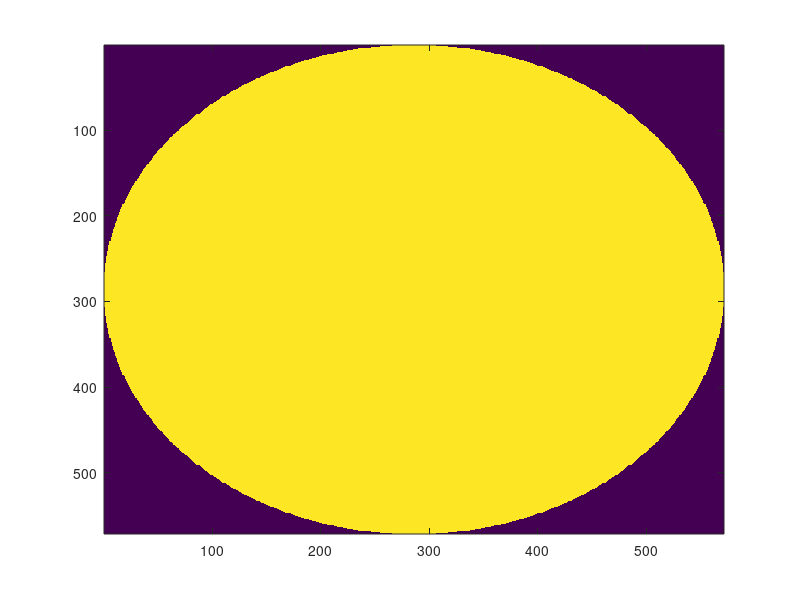
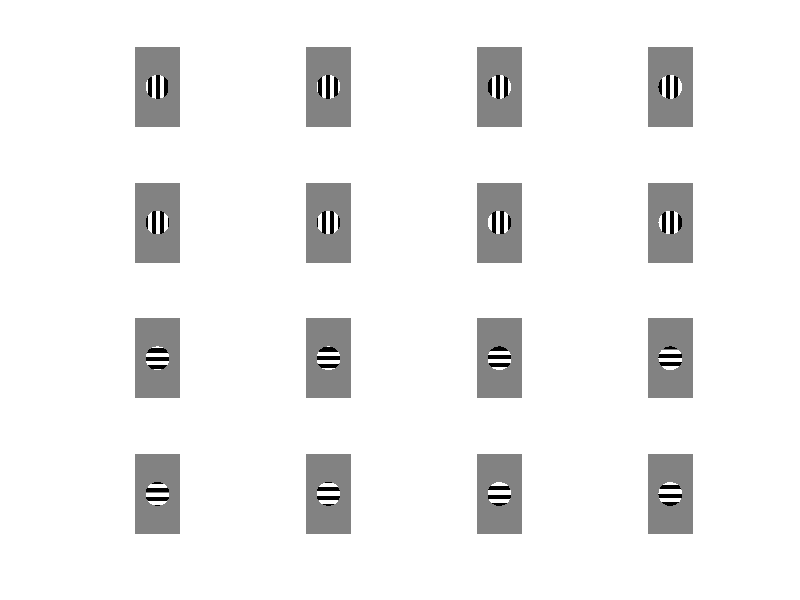

Write MATLAB code to recreate these figures, in order.
%%% make movie and task variables for simplest HvV
%%% one location, one spatial frequency, theta =0,pi/2

clear all

%%% set parameters
sfrange = 0.1067;
phaserange = linspace(0, 2*pi,9);
phaserange=phaserange(1:8);
ntheta =2;
nx = 1; ny =1;

randomTheta=0;
binarize=1;

%%% set up stimulus size & geometry
xsz = 1920;
ysz = xsz*9/16;
dist = 25;
width = 50;
widthdeg = 2*atand(0.5*width/dist)
degperpix = widthdeg/xsz
sfrange = sfrange*degperpix;

%%% make blocks to put stimuli into
blockwidth = 800*5/7;
xposrange = [0.5 ]*xsz - blockwidth/2
ypos = linspace(1,ysz-1,ny+1);
yposrange = ypos(1:end-1);
yposrange = 0.5*ysz - blockwidth/2;

%%% create stimulus permutations
thetarange = [0  pi/2 ];
trial=0;
for n= 1:length(thetarange);
    for i = 1:length(xposrange);
        for j = 1:length(yposrange);
            for k = 1:length(sfrange);
                for m= 1:length(phaserange);
                    
                    trial = trial+1;
                    xpos(trial) = xposrange(i); ypos(trial)=yposrange(j);
                    sf(trial)=sfrange(k);
                    phase(trial) = phaserange(m); theta(trial) = thetarange(n);
                    if randomTheta
                        theta(trial) = rand*2*pi;
                    end
                end
            end
        end
    end
end

%%% set correct responses
correctResp(theta==0) = -1;
correctResp(theta == pi/2) =1;

%%% make circular mask
[x y] =meshgrid(1:blockwidth,1:blockwidth);
xgrid=(x-mean(x(:))); ygrid=(y-mean(y(:)));
gaussian = sqrt((xgrid.^2 +ygrid.^2))<blockwidth/2;
figure
imagesc(gaussian)

%%% make individual stimuli
stimulus = zeros(xsz,ysz,trial,'uint8')+128;
for tr = 1:trial
    tr
    ph = (x*cos(theta(tr)) + y*sin(theta(tr)))*2*pi*sf(tr) + phase(tr);
    frame = uint8(0.5*255*(cos(ph).*gaussian+1));
    stimulus(xpos(tr):xpos(tr)+blockwidth-1, ypos(tr):ypos(tr)+blockwidth-1,tr) = frame;
end
if binarize
    stimulus(stimulus>128)=255;
    stimulus(stimulus<128)=0;
end

%%% crop, in case it's too large
stimulus = stimulus(1:xsz,1:ysz,:);
figure
for i = 1:trial
    subplot(ceil(sqrt(trial)),ceil(sqrt(trial)),i)
    imshow(stimulus(:,:,i));
    drawnow
end

for i = 1:trial
    stimDetails(i).xpos = xpos(i);
    stimDetails(i).theta = theta(i);
    stimDetails(i).sf = sf(i);
    stimDetails(i).correctResp  = correctResp(i);
    stimDetails(i). phase = phase(i);
    stimDetails(i).static=1;
end


interImg = ones(xsz,ysz)*128;
save HvVtask interImg stimulus stimDetails xpos ypos correctResp sf phase theta nx ny


